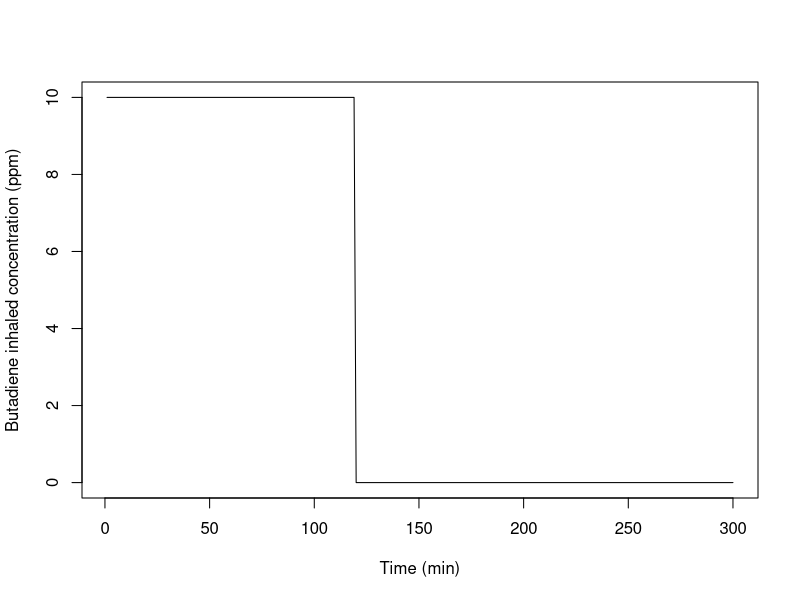
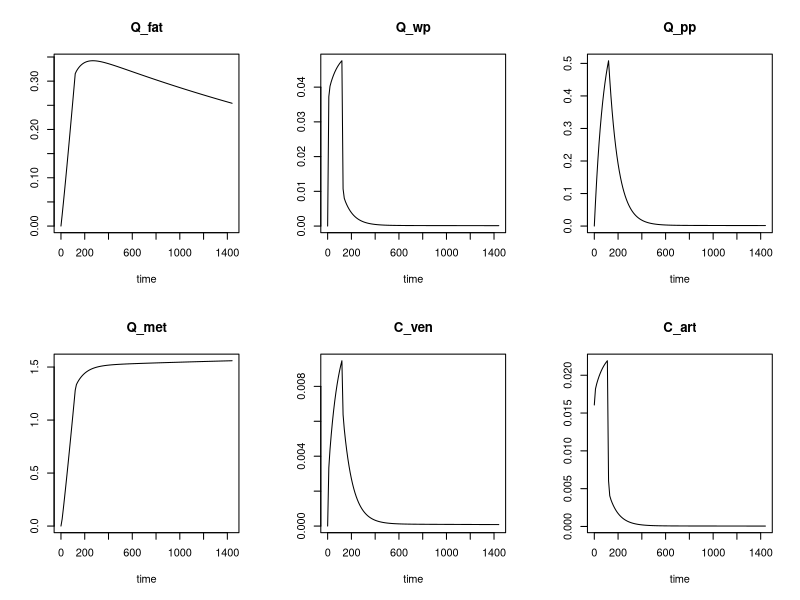

Generate these figures, in order, with R:
## ---- chunk 1
knitr::opts_chunk$set(eval = F)
## ---- chunk 2
library(deSolve)
## ---- chunk 3
# Define the model equations
bd.model = function(t, y, parameters) {
  with (as.list(y), {
    with (as.list(parameters), {
      
      # Define some known constants
      Height = 1.6       # use to calculate fraction of body fat
      Age = 40           # use to calculate fraction of body fat
      Sex = 1            # use to calculate fraction of body fat
      MW_bu = 54.0914    # butadiene molecular weight (in grams)

      # Conversions from/to ppm
      ppm_per_mM = 24450 # ppm to mM under normal conditions
      ppm_per_mg_per_l = ppm_per_mM / MW_bu
      mg_per_l_per_ppm = 1 / ppm_per_mg_per_l
      
      # Calculate Flow_alv from total pulmonary flow
      Flow_alv = Flow_pul * (1 - Pct_Deadspace)
      
      # Calculate total blood flow from Flow_alv and the V/P ratio
      Flow_tot = Flow_alv / Vent_Perf
      
      # Calculate fraction of body fat
      Pct_BDM_fat = (1.2 * BDM / (Height * Height) - 10.8 * (2 - Sex) + 0.23 * Age - 5.4) * 0.01
      
      # Actual volumes, 10% of body mass (bones…) get no butadiene
      Eff_V_fat = Pct_BDM_fat * BDM
      Eff_V_wp = Pct_LBDM_wp * BDM * (1 - Pct_BDM_fat)
      Eff_V_pp = 0.9 * BDM - Eff_V_fat - Eff_V_wp
      
      # Calculate actual blood flows from total flow and percent flows
      Flow_fat = Pct_Flow_fat * Flow_tot
      Flow_pp = Pct_Flow_pp * Flow_tot
      Flow_wp = Flow_tot * (1 - Pct_Flow_pp - Pct_Flow_fat)
      
      # Calculate the concentrations
      C_fat = Q_fat / Eff_V_fat
      C_wp = Q_wp / Eff_V_wp
      C_pp = Q_pp / Eff_V_pp
      
      # Venous blood concentrations at the organ exit
      Cout_fat = C_fat / PC_fat
      Cout_wp = C_wp / PC_wp
      Cout_pp = C_pp / PC_pp
      
      # Sum of Flow * Concentration for all compartments
      dQ_ven = Flow_fat * Cout_fat + Flow_wp * Cout_wp + Flow_pp * Cout_pp
      C_inh.current = C_inh(t) # to avoid calling C_inh() twice
      
      # Arterial blood concentration
      # Convert input given in ppm to mg/l to match other units
        C_art = (Flow_alv * C_inh.current * mg_per_l_per_ppm + dQ_ven) / (Flow_tot + Flow_alv / PC_art)
      
      # Venous blood concentration (mg/L)
      C_ven = dQ_ven / Flow_tot
      
      # Alveolar air concentration (mg/L)
      C_alv = C_art / PC_art
      
      # Exhaled air concentration (ppm)
      if (C_alv <= 0) {
        C_exh = 10E-30 # avoid round off errors
      } else {
        C_exh = (1 - Pct_Deadspace) * C_alv * ppm_per_mg_per_l + Pct_Deadspace * C_inh.current
      }
      
      # Quantity metabolized in liver (included in well-perfused)
      dQmet_wp = Kmetwp * Q_wp
      
      # Differentials for quantities
      dQ_fat = Flow_fat * (C_art - Cout_fat)
      dQ_wp = Flow_wp * (C_art - Cout_wp) - dQmet_wp
      dQ_pp = Flow_pp * (C_art - Cout_pp)
      dQ_met = dQmet_wp

      # The function bd.model must return at least the derivatives
      list(c(dQ_fat, dQ_wp, dQ_pp, dQ_met), # derivatives
           c("C_ven" = C_ven, "C_art" = C_art)) # extra outputs

    }) # end with parameters
  }) # end with y
} # end bd.model

## ---- chunk 4
C_inh <- approxfun(x = c(0, 120), y=c(10,0), method = "constant", f = 0, rule = 2) 
## ---- chunk 5
plot(C_inh(1:300), type="l", xlab = "Time (min)", ylab = "Butadiene inhaled concentration (ppm)")
## ---- chunk 6
parameters <- c("BDM" = 73,            # Body mass (kg)
                "Height" = 1.6,        # Body height (m)
                "Age" = 40,            # in years
                "Sex" = 1,             # code 1 is male, 2 is female
                "Flow_pul" = 5,        # Pulmonary ventilation rate (L/min)
                "Pct_Deadspace" = 0.7, # Fraction of pulmonary deadspace
                "Vent_Perf" = 1.14,    # Ventilation over perfusion ratio
                "Pct_LBDM_wp" = 0.2,   # wp tissue as fraction of lean mass
                "Pct_Flow_fat" = 0.1,  # Fraction of cardiac output to fat
                "Pct_Flow_pp" = 0.35,  # ~ to pp
                "PC_art" = 2,          # Blood/air partition coefficient
                "PC_fat" = 22,         # Fat/blood ~
                "PC_wp" = 0.8,         # wp/blood ~
                "PC_pp" = 0.8,         # pp/blood ~
                "Kmetwp" = 0.25)       # Rate constant for metabolism
## ---- chunk 7
y <- c("Q_fat" = 0, # Quantity of butadiene in fat (mg)
       "Q_wp" = 0,  # ~ in well-perfused (mg)
       "Q_pp" = 0,  # ~ in poorly-perfused (mg)
       "Q_met" = 0) # ~ metabolized (mg)
## ---- chunk 8
# Define the computation output times
t <- seq(from=0, to=1440, by=10)
t
## ---- chunk 9
# Solve ODE
out <- ode(times=t, func=bd.model, y=y, parms=parameters)
head(out)
## ---- chunk 10
plot(out)
